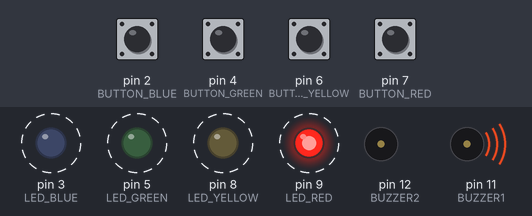
Bench run of a sketch on a simulated Arduino Uno, built with avr-gcc and run on an emulated ATmega328P. Shown: output pins drawn as LEDs (lit = HIGH), buzzer (waves = sounding, pin HIGH). Dashed ring = blinking. The test bench sets the inputs (shaded band); at power-on: pin 2 (BUTTON_BLUE), pin 4 (BUTTON_GREEN), pin 6 (BUTTON_YELLOW), pin 7 (BUTTON_RED) HIGH. Random numbers use the default seed unless the sketch sets one.

Above: at 1.97 s.
2.0 s: pin 2 (BUTTON_BLUE) pulled LOW for 0.15 s
At 3.9 s:
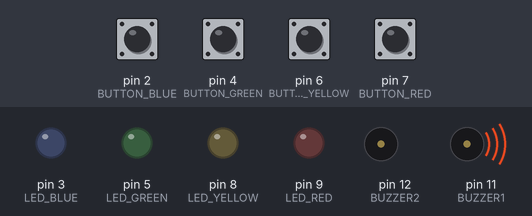
5.0 s: pin 4 (BUTTON_GREEN) pulled LOW for 0.15 s
At 5.3 s:
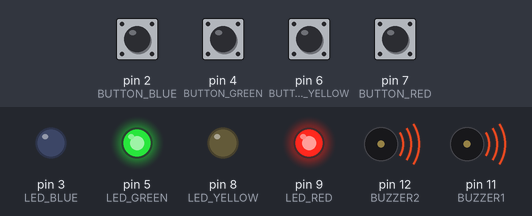
8.0 s: pin 6 (BUTTON_YELLOW) pulled LOW for 0.15 s
At 9.42 s:
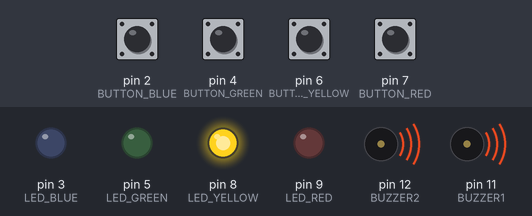
11.0 s: pin 2 (BUTTON_BLUE) pulled LOW for 1 s
At 12.41 s:
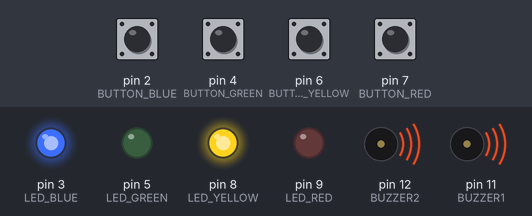
14.0 s: pin 4 (BUTTON_GREEN) pulled LOW for 1 s
At 15.37 s:
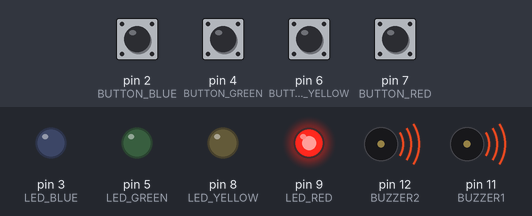
17.0 s: pin 7 (BUTTON_RED) pulled LOW for 0.15 s
Timing chart, 0 to 20.2 s (numbered marks = the images above; inputs shaded):
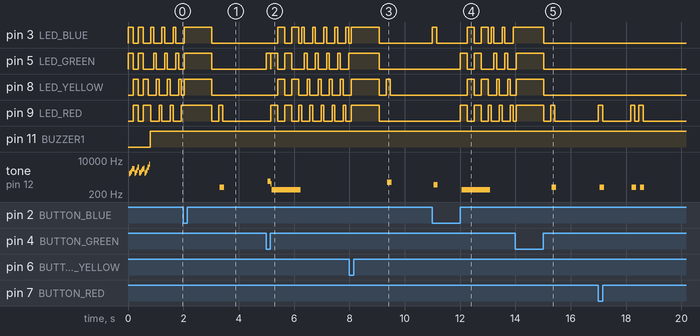

Measured:
- after the input at 2.0 s, tone on pin 12 (BUZZER2): silent → 437 Hz after 1.3 s, → silent 0.16 s later
- after the input at 5.0 s, pin 3 (LED_BLUE): goes HIGH 0.25 s, LOW 0.25 s, HIGH 0.25 s, LOW 0.10 s, 4 × (HIGH 0.10 s, LOW 0.30 s), HIGH 0.10 s, then LOW, starting after 0.42 s; pin 8 (LED_YELLOW): goes HIGH 0.25 s, LOW 0.25 s, HIGH 0.25 s, 4 × (LOW 0.30 s, HIGH 0.10 s), then LOW, starting after 0.42 s
- after the input at 8.0 s, tone on pin 12 (BUZZER2): silent → 774 Hz after 1.4 s, → silent 0.16 s later
- after the input at 11.0 s, pin 3 (LED_BLUE): LOW → HIGH at once, → LOW 0.15 s later, → HIGH 1.1 s later, → LOW 0.25 s later, … (11 changes in this stretch); pin 5 (LED_GREEN): LOW → HIGH after 1.0 s, → LOW 0.25 s later, → HIGH 0.25 s later, → LOW 0.25 s later, … (8 changes in this stretch)
- after the input at 14.0 s, tone on pin 12 (BUZZER2): silent → 437 Hz after 1.3 s, → silent 0.16 s later
- by itself, tone on pin 12 (BUZZER2): plays 2051 Hz for 0.04 s, 2331 Hz for 0.04 s, 2770 Hz for 0.04 s, 3627 Hz for 0.04 s, 3642 Hz for 0.04 s, 2167 Hz for 0.04 s … (19 notes in this stretch)

The sketch:

Sanjordiana_Github.ino
```cpp
//global variables

#define CHOICE_OFF      0 //Used to control LEDs

#define CHOICE_NONE     0 //Used to check buttons

#define CHOICE_RED  (1 << 0)

#define CHOICE_GREEN    (1 << 1)

#define CHOICE_BLUE (1 << 2)

#define CHOICE_YELLOW   (1 << 3)


#define LED_RED     9

#define LED_GREEN   5

#define LED_BLUE    3

#define LED_YELLOW  8


// Button pin definitions

#define BUTTON_RED    7

#define BUTTON_GREEN  4

#define BUTTON_BLUE   2

#define BUTTON_YELLOW 6


// Buzzer pin definitions

#define BUZZER1  11

#define BUZZER2  12


// Define game parameters

#define ROUNDS_TO_WIN      10 //Number of rounds to succesfully remember before you win.

#define ENTRY_TIME_LIMIT   5000 //Amount of time to press a button before game times out. 5000ms = 5 sec

#define MODE_MEMORY  0

// Game state variables

byte gameMode = MODE_MEMORY; //playing the memory game

byte gameBoard[32]; //combination of buttons as we advance

byte gameRound = 0; //succesful rounds the player has made it through


void setup()

{

  //Enable pull ups on inputs

  pinMode(BUTTON_RED, INPUT_PULLUP);

  pinMode(BUTTON_GREEN, INPUT_PULLUP);

  pinMode(BUTTON_BLUE, INPUT_PULLUP);

  pinMode(BUTTON_YELLOW, INPUT_PULLUP);


  pinMode(LED_RED, OUTPUT);

  pinMode(LED_GREEN, OUTPUT);

  pinMode(LED_BLUE, OUTPUT);

  pinMode(LED_YELLOW, OUTPUT);


  pinMode(BUZZER1, OUTPUT);

  pinMode(BUZZER2, OUTPUT);


  gameMode = MODE_MEMORY; //initiating the game

  play_winner(); // After setup is complete

}


void loop()

{

  attractMode(); // Blink lights while waiting for user to press a button


  // Indicate the start of game play

  setLEDs(CHOICE_RED | CHOICE_GREEN | CHOICE_BLUE | CHOICE_YELLOW); // Turn all LEDs on

  delay(1000);

  setLEDs(CHOICE_OFF); // Turn off LEDs

  delay(250);


  if (gameMode == MODE_MEMORY)

  {

    // Play memory game and result

    if (play_memory() == true)

      play_winner(); // Player won, play winner tones

    else

      play_loser(); // Player lost, play loser tones

  }
}


//-=-=-=-=-=-=-=-=-=-=-=-=-=-=-=-=-=-=-=-=-=-=-=-=-=-=-=-=-=-=
//gameplay stuff

// Play the regular memory game

// Returns 0 if player loses, or 1 if player wins

boolean play_memory(void)

{

  randomSeed(millis()); // Seed the random generator


  gameRound = 0; // Reset the game to the beginning


  while (gameRound < ROUNDS_TO_WIN)

  {

    add_to_moves(); // Add a button to the current moves, then play them back


    playMoves(); // Play back the current game board


    // Then require the player to repeat the sequence.

    for (byte currentMove = 0 ; currentMove < gameRound ; currentMove++)

    {

      byte choice = wait_for_button(); // See what button the user presses


      if (choice == 0) return false; // If wait timed out, player loses


      if (choice != gameBoard[currentMove]) return false; // If the choice is incorect, player loses

    }


    delay(1000); // Player was correct, delay before playing moves

  }


  return true; // Player made it through all the rounds to win!

}


// Plays the current contents of the game moves

void playMoves(void)

{

  for (byte currentMove = 0 ; currentMove < gameRound ; currentMove++)

  {

    toner(gameBoard[currentMove], 150);


    // Wait some amount of time between button playback

    // Shorten this to make game harder

    delay(150); // 150 works well. 75 gets fast.

  }

}


// Adds a new random button to the game sequence, by sampling the timer

void add_to_moves(void)

{

  byte newButton = random(0, 4); //min (included), max (exluded)


  // We have to convert this number, 0 to 3, to CHOICEs

  if(newButton == 0) newButton = CHOICE_RED;

  else if(newButton == 1) newButton = CHOICE_GREEN;

  else if(newButton == 2) newButton = CHOICE_BLUE;

  else if(newButton == 3) newButton = CHOICE_YELLOW;


  gameBoard[gameRound++] = newButton; // Add this new button to the game array

}


//-=-=-=-=-=-=-=-=-=-=-=-=-=-=-=-=-=-=-=-=-=-=-=-=-=-=-=-=-=-=
// Lights a given LEDs

// Pass in a byte that is made up from CHOICE_RED, CHOICE_YELLOW, etc

void setLEDs(byte leds)

{

  if ((leds & CHOICE_RED) != 0)

    digitalWrite(LED_RED, HIGH);

  else

    digitalWrite(LED_RED, LOW);


  if ((leds & CHOICE_GREEN) != 0)

    digitalWrite(LED_GREEN, HIGH);

  else

    digitalWrite(LED_GREEN, LOW);


  if ((leds & CHOICE_BLUE) != 0)

    digitalWrite(LED_BLUE, HIGH);

  else

    digitalWrite(LED_BLUE, LOW);


  if ((leds & CHOICE_YELLOW) != 0)

    digitalWrite(LED_YELLOW, HIGH);

  else

    digitalWrite(LED_YELLOW, LOW);

}


// Wait for a button to be pressed.

// Returns one of LED colors (LED_RED, etc.) if successful, 0 if timed out

byte wait_for_button(void)

{

  long startTime = millis();


  while ( (millis() - startTime) < ENTRY_TIME_LIMIT) // Loop until too much time has passed

  {

    byte button = checkButton();


    if (button != CHOICE_NONE)

    {

      toner(button, 150); // Play the button the user just pressed


      while(checkButton() != CHOICE_NONE) ;  // Now let's wait for user to release button


      delay(10); // Error checking accidental double taps


      return button;

    }


  }


  return CHOICE_NONE; // timed out!

}


// Returns a '1' bit in the position corresponding to CHOICE_RED, CHOICE_GREEN, etc.

byte checkButton(void)

{

  if (digitalRead(BUTTON_RED) == 0) return(CHOICE_RED);

  else if (digitalRead(BUTTON_GREEN) == 0) return(CHOICE_GREEN);

  else if (digitalRead(BUTTON_BLUE) == 0) return(CHOICE_BLUE);

  else if (digitalRead(BUTTON_YELLOW) == 0) return(CHOICE_YELLOW);


  return(CHOICE_NONE); // If no button is pressed, return none

}


// Light an LED and play tone

// Red, upper left:     440Hz - 2.272ms - 1.136ms pulse

// Green, upper right:  880Hz - 1.136ms - 0.568ms pulse

// Blue, lower left:    587.33Hz - 1.702ms - 0.851ms pulse

// Yellow, lower right: 784Hz - 1.276ms - 0.638ms pulse

void toner(byte which, int buzz_length_ms)

{

  setLEDs(which); //Turn on a given LED


  //Play the sound associated with the given LED

  switch(which)

  {

  case CHOICE_RED:

    buzz_sound(buzz_length_ms, 1136);

    break;

  case CHOICE_GREEN:

    buzz_sound(buzz_length_ms, 568);

    break;

  case CHOICE_BLUE:

    buzz_sound(buzz_length_ms, 851);

    break;

  case CHOICE_YELLOW:

    buzz_sound(buzz_length_ms, 638);

    break;

  }


  setLEDs(CHOICE_OFF); // Turn off all LEDs

}


// Toggle buzzer every buzz_delay_us, for a duration of buzz_length_ms.

void buzz_sound(int buzz_length_ms, int buzz_delay_us)

{

  // Convert total play time from milliseconds to microseconds

  long buzz_length_us = buzz_length_ms * (long)1000;


  // Loop until the remaining play time is less than a single buzz_delay_us

  while (buzz_length_us > (buzz_delay_us * 2))

  {

    buzz_length_us -= buzz_delay_us * 2; //Decrease the remaining play time


    // Toggle the buzzer at various speeds

    digitalWrite(BUZZER1, LOW);

    digitalWrite(BUZZER2, HIGH);

    delayMicroseconds(buzz_delay_us);


    digitalWrite(BUZZER1, HIGH);

    digitalWrite(BUZZER2, LOW);

    delayMicroseconds(buzz_delay_us);

  }

}


// Play the winner sound and lights

void play_winner(void)

{

  setLEDs(CHOICE_GREEN | CHOICE_BLUE);

  winner_sound();

  setLEDs(CHOICE_RED | CHOICE_YELLOW);

  winner_sound();

  setLEDs(CHOICE_GREEN | CHOICE_BLUE);

  winner_sound();

  setLEDs(CHOICE_RED | CHOICE_YELLOW);

  winner_sound();

}


// Play the winner sound

// This is just a unique (annoying) sound we came up with, there is no magic to it

void winner_sound(void)

{

  // Toggle the buzzer at various speeds

  for (byte x = 250 ; x > 70 ; x--)

  {

    for (byte y = 0 ; y < 3 ; y++)

    {

      digitalWrite(BUZZER2, HIGH);

      digitalWrite(BUZZER1, LOW);

      delayMicroseconds(x);


      digitalWrite(BUZZER2, LOW);

      digitalWrite(BUZZER1, HIGH);

      delayMicroseconds(x);

    }

  }

}


// Play the loser sound/lights

void play_loser(void)

{

  setLEDs(CHOICE_RED | CHOICE_GREEN);

  buzz_sound(255, 1500);


  setLEDs(CHOICE_BLUE | CHOICE_YELLOW);

  buzz_sound(255, 1500);


  setLEDs(CHOICE_RED | CHOICE_GREEN);

  buzz_sound(255, 1500);


  setLEDs(CHOICE_BLUE | CHOICE_YELLOW);

  buzz_sound(255, 1500);

}


// Show a display while waiting for user to press button

void attractMode(void)

{

  while(1)

  {

    setLEDs(CHOICE_RED);

    delay(100);

    if (checkButton() != CHOICE_NONE) return;


    setLEDs(CHOICE_BLUE);

    delay(100);

    if (checkButton() != CHOICE_NONE) return;


    setLEDs(CHOICE_GREEN);

    delay(100);

    if (checkButton() != CHOICE_NONE) return;


    setLEDs(CHOICE_YELLOW);

    delay(100);

    if (checkButton() != CHOICE_NONE) return;

  }

}


//-=-=-=-=-=-=-=-=-=-=-=-=-=-=-=-=-=-=-=-=-=-=-=-=-=-=-=-=-=-=
```
